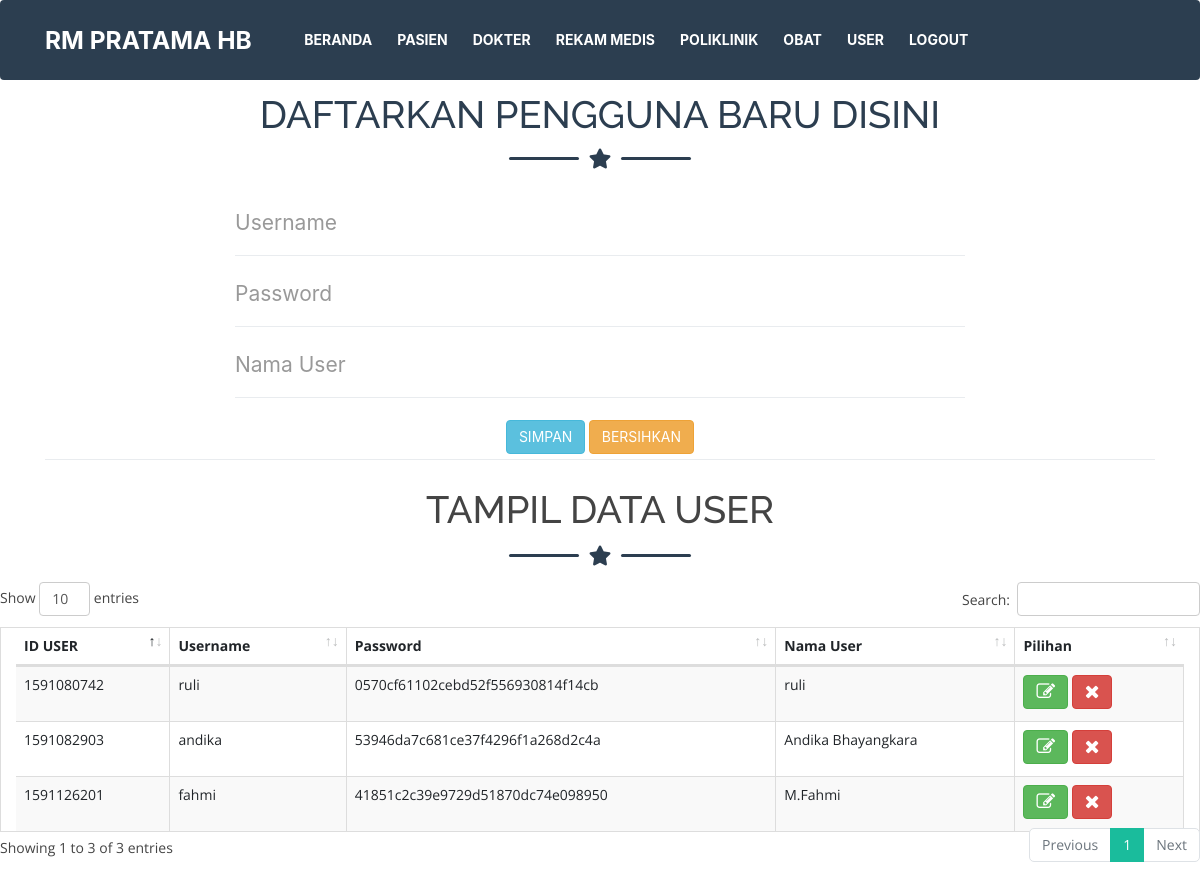
Page /admin/user.php (signed in) on the committed database.
### tables this page shows
CREATE TABLE `user` (
  `id_user` int(11) NOT NULL,
  `username` varchar(30) NOT NULL,
  `password` varchar(70) NOT NULL,
  `nama_user` varchar(30) NOT NULL,
  `id_level` int(10) NOT NULL
);

### admin/user.php (the view, shortened to what this page needs)
<!DOCTYPE html>
<html>
<head>
	<link  	rel="stylesheet" type="text/css" href="lib/css/csstables/dataTables.bootstrap4.min.css" >
	<link 	rel="stylesheet" type="text/css" href="lib/css/csstables/bootstrap.css" >
	<link rel="stylesheet" href="css/AdminLTE.min.css">
	 <link href="lib/css/freelancer.min.css" rel="stylesheet">
	 <link href="lib/vendor/fontawesome-free/css/all.min.css" rel="stylesheet" type="text/css">
  	<link href="lib/bootstrap/css/bootstrap.min.css" rel="stylesheet">
  	<link href="lib/nivo-slider/css/nivo-slider.css" rel="stylesheet">
  	<link href="lib/owlcarousel/owl.carousel.css" rel="stylesheet">
  	<link href="lib/owlcarousel/owl.transitions.css" rel="stylesheet">
  	<link href="lib/font-awesome/css/font-awesome.min.css" rel="stylesheet">
  	<link href="lib/animate/animate.min.css" rel="stylesheet">
 	 <link href="lib/venobox/venobox.css" rel="stylesheet">
  	<link href="lib/css/style.css" rel="stylesheet">
 	 <link href="lib/css/responsive.css" rel="stylesheet">
 	 <link href="lib/css/font-awesome.css" rel="stylesheet">
</head>
<body id="page-top">
<?php include 'menu.php';
include"config.php";
function tambah($koneksi){
	?>
<nav class="navbar" id="mainNav">
<form action="" method="POST"  >
	 <div class="container">
      <h2 class="page-section-heading text-center text-uppercase text-secondary mb-0">DAFTARKAN PENGGUNA BARU DISINI</h2>
      <div class="divider-custom">
        <div class="divider-custom-line"></div>
        <div class="divider-custom-icon">
          <i class="fas fa-star"></i>
        </div>
        <div class="divider-custom-line"></div>
      </div>
      <div class="row">
        <div class="col-lg-8 mx-auto">
       			<fieldset>
            	<div class="control-group">
	              	<div class="form-group floating-label-form-group controls mb-0 pb-2">
		                <input class="form-control" id="username" name="username" type="text" placeholder="Username" required="required" data-validation-required-message="Silahkan Masukkan Username Anda">
              		</div>
            	</div>
            	<div class="control-group">
	              <div class="form-group floating-label-form-group controls mb-0 pb-2">
	                <input class="form-control" id="password" type="text" name="password" placeholder="Password" required="required" data-validation-required-message="Silahkan Masukkan Password">
	              </div>
	            </div>
            	<div class="control-group">
	              <div class="form-group floating-label-form-group controls mb-0 pb-2">
	                <input class="form-control" id="nama_user" type="text" name="nama_user" placeholder="Nama User" required="required" data-validation-required-message="Silahkan Masukkan Nama User">
	              </div>
	            </div>
	            </div>
            	</div>
            <br>
	            	<div class="control-group">
	            		<div class="form-group floating-label-form-group controls mb-0 pb-2" align=center>
			            	<button type="submit" name="btn_simpan" button class="btn btn-primary btn-info" id="sendMessageButton"/>SIMPAN</button>
							<button type="reset"  name="reset" button class="btn btn-primary btn-warning" />BERSIHKAN</button>
	            		</div>
	            	</div>
          </form>
              </nav>
<?php
}
function tampil_data($koneksi){
	$sql = "SELECT * FROM user";
	$query = mysqli_query($koneksi, $sql);
	echo "<fieldset>";
	echo "<h2 class=page-section-heading text-center text-uppercase text-secondary mb-0 align=center>TAMPIL DATA USER</h2>";
	echo "
      <div class='divider-custom'>
        <div class='divider-custom-line'></div>
        <div class='divider-custom-icon'>
          <i class='fas fa-star'></i>
        </div>
        <div class='divider-custom-line'></div>
      </div>";
	echo "<table class='table table-striped table-bordered container' id='yuk' style='width:100%'>";
	?>
	<thead>
	<?php
	echo "
		  <tr>
			<th>ID USER</th>
			<th>Username</th>
			<th>Password</th>
			<th>Nama User</th>
			<th>Pilihan</th>
		  </tr>";
		  ?>
	</thead>
	<tbody>
<?php
	while($data = mysqli_fetch_array($query)){
		?>
			<tr align=justify>
				<td><?php echo $data['id_user']; ?>		</td>
				<td><?php echo $data['username']; ?>		</td>
				<td><?php echo $data['password']; ?>			</td>
				<td><?php echo $data['nama_user']; ?>			</td>
				<td>
						<a href="user.php?aksi=update&id_user=<?php echo $data['id_user']; ?>
						&username			= <?php echo $data['username']; ?>
						&password			= <?php echo $data['password']; ?>
						&nama_user			= <?php echo $data['nama_user']; ?>""
					<button class="btn btn-success">
					<i class="icon-large icon-edit"></a></i></button>
					<a href="user.php?aksi=delete&id_user=<?php echo $data['id_user']; ?>"
					<button class="btn btn-danger" >
					<i class="icon-large icon-remove"></a></i></button>
				</td>
		<?php
	}
	echo "</tbody></table>";
	echo "</fieldset>";
}
		?>
		<?php
if (isset($_GET['aksi'])){
	switch($_GET['aksi']){
		case "create":
			echo"<button class='btn btn-success'><a href='user.php'>Home</a> </button> ";
			tambah($koneksi);
			break;
		case "read":
			tampil_data($koneksi);
			break;
		case "update":
			ubah($koneksi);
			tampil_data($koneksi);
			break;
		case "delete":
			hapus($koneksi);
			break;
		default:
			echo "<h3>Aksi <i>".$_GET['aksi']."</i> tidaka ada!</h3>";
			tambah($koneksi);
			tampil_data($koneksi);
	}
} else {
	tambah($koneksi);
	tampil_data($koneksi);
}
?>
</body>
</html>

### rows in the picture
user: id_user "1591080742", username "ruli", password "0570cf61102cebd52f556930814f14cb", nama_user "ruli"
user: id_user "1591082903", username "andika", password "53946da7c681ce37f4296f1a268d2c4a", nama_user "Andika Bhayangkara"
user: id_user "1591126201", username "fahmi", password "41851c2c39e9729d51870dc74e098950", nama_user "M.Fahmi"
